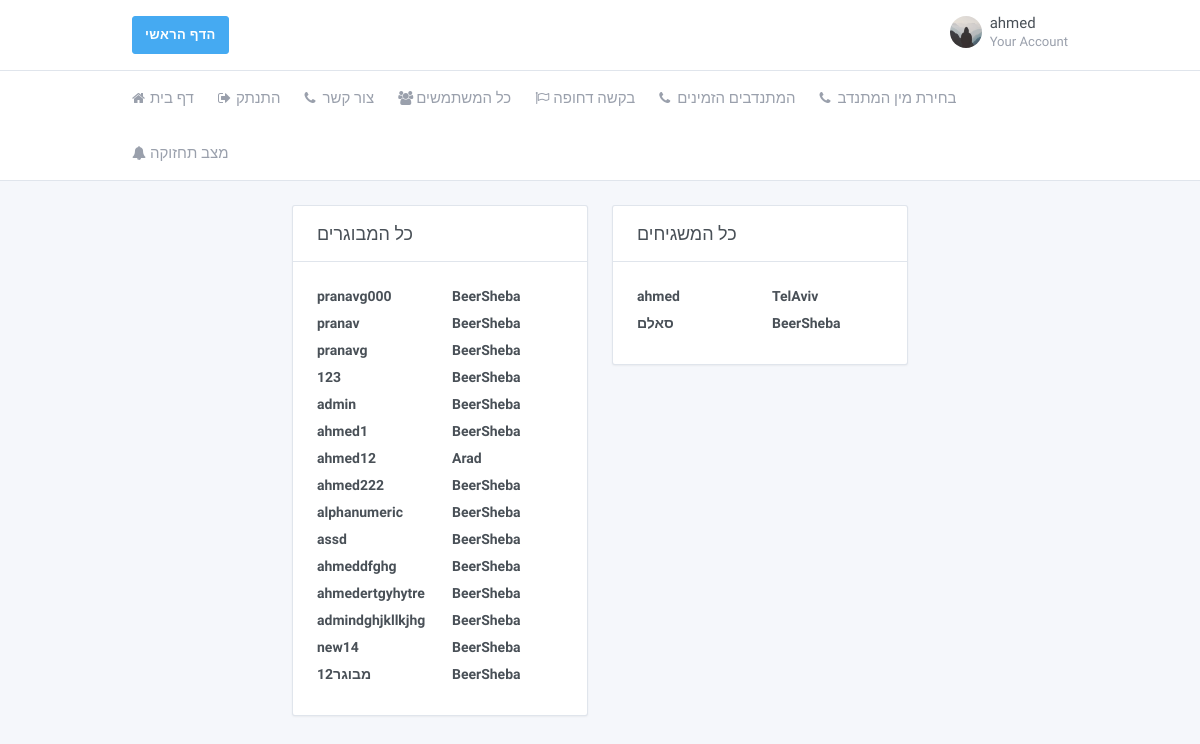
The page /all_profiles/ (signed in) on the database its author committed.
### core/models.py (models this page shows, shortened)
class Profile(models.Model):
    user = models.OneToOneField(User, on_delete=models.CASCADE)
    profile_photo = models.FileField(default='default.jpg', upload_to='profile_photos')
    status_info = models.CharField(max_length=10, choices=Status_Info_CHOICES, default='זמין')
    is_volunteer = models.BooleanField(default=False)
    is_active = models.BooleanField(default=True)
    phone_regex = RegexValidator(regex=r'^\+?1?\d{9,10}$',
                                 message="Phone number must be entered in the format: '+0000000000'")
    phone_number = models.CharField(validators=[phone_regex], max_length=10, blank=True)
    gender = models.CharField(max_length=10, choices=GENDER_CHOICES, default='זכר')
    address = models.CharField(max_length=40, choices=ADDRESS_CHOICES, default='BeerSheba')
    rating = models.CharField(max_length=10, choices=Rating_CHOICES, default='good')

### core/views.py (the view)
# urls.py: url(r'^all_profiles/$', views.get_all_profiles, name='core/profiles_table'),
def get_all_profiles(request):
    context = {}
    context.update({'all_volunteers': get_all_volunteers()})
    context.update({'all_elderly': get_all_elderly()})
    return render(request, 'core/profiles_table.html', context)

### core/views.py (called while the page is built)
def get_all_volunteers():
    result = list()
    users_list = Profile.objects.all()
    for user_item in users_list:
        if getattr(user_item, "is_volunteer"):
            result.append(user_item)
    return result

def get_all_elderly():
    result = list()
    users_list = Profile.objects.all()
    for user_item in users_list:
        if not getattr(user_item, "is_volunteer"):
            result.append(user_item)
    return result

### core/templates/core/profiles_table.html (shortened to what this page needs)
{%load static %}
{% load crispy_forms_tags %}
<!doctype html>
<html dir="ltr" lang="en">
<head>
    <link href="https://maxcdn.bootstrapcdn.com/font-awesome/4.7.0/css/font-awesome.min.css" rel="stylesheet">
    <link href="{%static 'core/dashboard.css'%}" rel="stylesheet"/>
</head>
<body>
<div class="page">
    <div class="page-main">
        <div class="header py-4">
            <div class="container">
                <div class="d-flex">
                    <a type="button" class="btn btn-info" href="{%url 'home'%}">הדף הראשי</a>
                    <div class="d-flex order-lg-2 ml-auto">
                        <div class="dropdown">
                            <a class="nav-link pr-0 leading-none" data-toggle="dropdown"
                               href="{%url 'profile' user.username%}">
                                <span class="avatar"
                                      style="background-image: url({{user.profile.profile_photo.url}})"></span>
                                <span class="ml-2 d-none d-lg-block">
                      <span class="text-default">{{user.username}}</span>
                      <small class="text-muted d-block mt-1">Your Account</small>
                    </span>
                            </a>
                        </div>
                    </div>
                </div>
            </div>
        </div>
        <div class="header collapse d-lg-flex p-0" id="headerMenuCollapse">
            <div class="container">
                <div class="row align-items-center">
                    <div class="col-lg order-lg-first">
                        <ul class="nav nav-tabs border-0 flex-column flex-lg-row">
                            <li class="nav-item">
                                <a class="nav-link" href="{%url 'home'%}"><i class="fa fa-home"></i> דף בית</a>
                            </li>
                            <li class="nav-item">
                                <a class="nav-link" href="{%url 'logout'%}"><i class="fa fa-sign-out"></i> התנתק </a>
                            </li>
                            <li class="nav-item">
                                <a class="nav-link" href="/contact_us/"><i class="fa fa-phone"></i> צור קשר </a>
                            </li>
                            <li class="nav-item">
                                <a class="nav-link" href="/all_profiles/"><i class="fa fa-users"></i> כל המשתמשים </a>
                            </li>
                            {% if not person.profile.is_volunteer %}
                            <li class="nav-item">
                                <a class="nav-link" href="/urgent_request/"><i class="fa fa-flag-o"></i> בקשה דחופה </a>
                            </li>
                            <li class="nav-item">
                               <a class="nav-link" href="/available_profiles/"><i class="fa fa-phone"></i>המתנדבים הזמינים</a>
                            </li>
                            <li class="nav-item">
                               <a class="nav-link" href="/profiles_gender/"><i class="fa fa-phone"></i>בחירת מין המתנדב</a>
                            </li>
                            <li class="nav-item">
                                   <a class="nav-link" href="/updates/"><i class="fa fa-bell"></i>מצב תחזוקה</a>
                                </li>
                            {%endif%}
                        </ul>
                    </div>
                </div>
            </div>
        </div>
        <div class="my-3 my-md-5">
            <div class="container">
                <div class="row">
                    <div class="col-lg-2">
                    </div>
                    <div class="col-lg-4">
                        <div class="card">
                            <div class="card-header">
                                <h3 class="card-title">כל המבוגרים</h3>
                            </div>
                            <div class="card-body">
                                {%for elderly in all_elderly%}
                                <div class="row">
                                    <div class="col">
                                        <a class="text-default"
                                           href="{%url 'profile' elderly.user.username%}"><label
                                                class="form-label">{{elderly.user.username}}</label></a>
                                    </div>
                                    <div class="col">
                                        <a class="text-default"><label
                                                class="form-label">{{elderly.address}}</label></a>
                                    </div>
                                </div>
                                {%endfor%}
                            </div>
                        </div>
                    </div>
                    <div class="col-lg-4">
                        <div class="card">
                            <div class="card-header">
                                <h3 class="card-title">כל המשגיחים</h3>
                            </div>
                            <div class="card-body">
                                {%for volunteer in all_volunteers%}
                                <div class="row">
                                    <div class="col">
                                        <a class="text-default"
                                           href="{%url 'profile' volunteer.user.username%}"><label
                                                class="form-label">{{volunteer.user.username}}</label></a>
                                    </div>
                                    <div class="col">
                                        <a class="text-default"><label
                                                class="form-label">{{volunteer.address}}</label></a>
                                    </div>
                                </div>
                                {%endfor%}
                            </div>
                        </div>
                    </div>
                    <div class="col-lg-2">
                    </div>
                </div>
            </div>
        </div>
    </div>
</div>
</body>
</html>

### rows shown on the page
Profile: user.username "pranavg000", address "BeerSheba"
Profile: user.username "pranav", address "BeerSheba"
Profile: user.username "pranavg", address "BeerSheba"
Profile: user.username "123", address "BeerSheba"
Profile: user.username "admin", address "BeerSheba"
Profile: user.username "ahmed1", address "BeerSheba"
Profile: user.username "ahmed12", address "Arad"
Profile: user.username "ahmed222", address "BeerSheba"
Profile: user.username "alphanumeric", address "BeerSheba"
Profile: user.username "assd", address "BeerSheba"
Profile: user.username "ahmeddfghg", address "BeerSheba"
Profile: user.username "ahmedertgyhytre", address "BeerSheba"
Profile: user.username "admindghjkllkjhg", address "BeerSheba"
Profile: user.username "new14", address "BeerSheba"
Profile: user.username "מבוגר12", address "BeerSheba"
Profile: user.username "ahmed", address "TelAviv"
Profile: user.username "סאלם", address "BeerSheba"

### other values the page prints
{{ user.username }} "ahmed"
